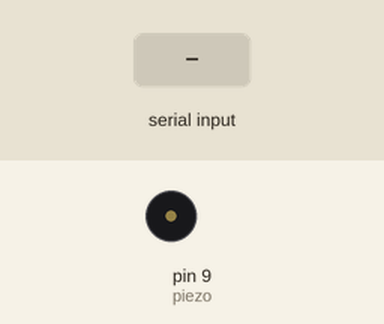
A sketch run on a simulated Arduino Uno, built with avr-gcc and run on an emulated ATmega328P. Parts: buzzer (waves = sounding). Inputs (shaded band) come from the test bench.

Above: at 1.2 s.
1.3 s: "1" received over Serial
At 2.1 s:
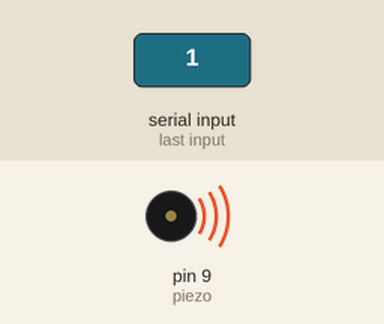
Timing chart, 0 to 4.3 s (numbered marks = the images above; inputs shaded):
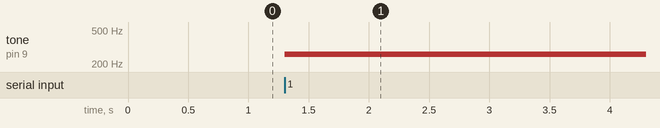

Measured:
- after the input at 1.3 s, tone on pin 9 (piezo): silent → 261 Hz at once

The sketch:

buzzer.ino
```cpp
int incomingByte = 0;
int piezo = 9;
int numTones = 8;
int tones[] =  {261, 294, 330, 349, 392, 440, 494, 523};

void setup() {
 Serial.begin(9600);
  pinMode(piezo, OUTPUT);
}

void loop() {
  if (Serial.available() > 0) {
    incomingByte = Serial.read();

    switch(incomingByte) {
      case '1':
        tone(piezo, tones[0]);
        delay(500);
        break;
      case '2':
        tone(piezo, tones[1]);
        delay(500);
        break;
      case '3':
        tone(piezo, tones[2]);
        delay(500);
        break;
      case '4':
        tone(piezo, tones[3]);
        delay(500);
        break;
      case '5':
        tone(piezo, tones[4]);
        delay(500);
        break;
      case '6':
        tone(piezo, tones[5]);
        delay(500);
        break;
      case '7':
        tone(piezo, tones[6]);
        delay(500);
        break;
      case '8':
        tone(piezo, tones[7]);
        delay(500);
        break;
    }
  }
}
```
